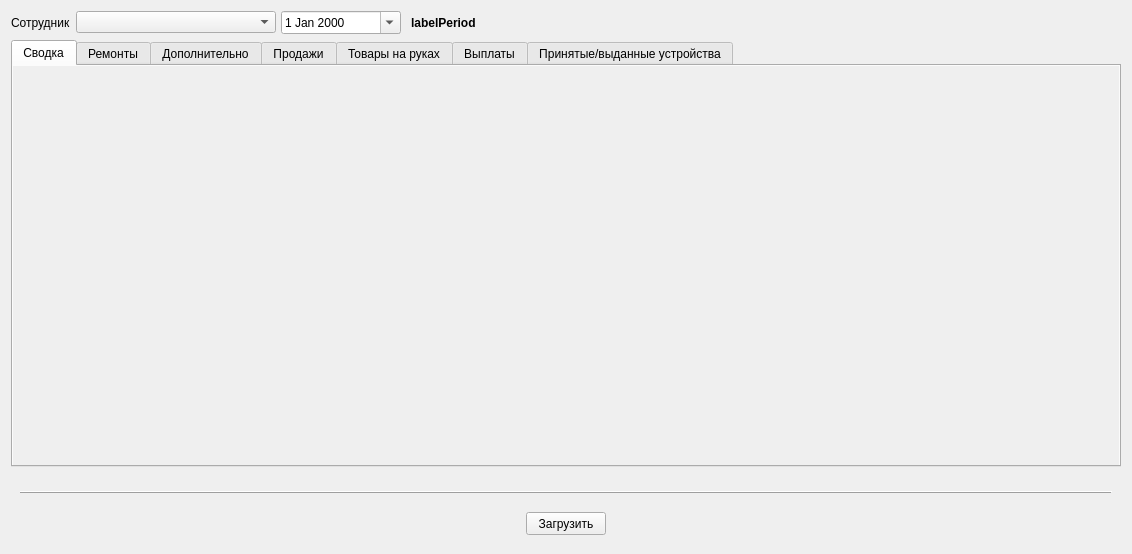
<?xml version="1.0" encoding="UTF-8"?>
<ui version="4.0">
 <class>tabSalary</class>
 <widget class="QWidget" name="tabSalary">
  <property name="geometry">
   <rect>
    <x>0</x>
    <y>0</y>
    <width>1132</width>
    <height>554</height>
   </rect>
  </property>
  <property name="windowTitle">
   <string>Form</string>
  </property>
  <layout class="QGridLayout" name="rootGridLayout" rowstretch="1,0">
   <property name="sizeConstraint">
    <enum>QLayout::SetDefaultConstraint</enum>
   </property>
   <item row="0" column="0">
    <layout class="QGridLayout" name="tabLayout" rowstretch="0,1" columnstretch="0" rowminimumheight="21,0">
     <property name="sizeConstraint">
      <enum>QLayout::SetMaximumSize</enum>
     </property>
     <property name="horizontalSpacing">
      <number>0</number>
     </property>
     <property name="verticalSpacing">
      <number>6</number>
     </property>
     <item row="0" column="0">
      <layout class="QHBoxLayout" name="horizontalLayout">
       <property name="spacing">
        <number>5</number>
       </property>
       <item>
        <widget class="QLabel" name="labelEmpolyee">
         <property name="text">
          <string>Сотрудник</string>
         </property>
        </widget>
       </item>
       <item>
        <widget class="QComboBox" name="comboBoxEmployee">
         <property name="sizePolicy">
          <sizepolicy hsizetype="Minimum" vsizetype="Fixed">
           <horstretch>0</horstretch>
           <verstretch>0</verstretch>
          </sizepolicy>
         </property>
         <property name="minimumSize">
          <size>
           <width>200</width>
           <height>0</height>
          </size>
         </property>
        </widget>
       </item>
       <item>
        <widget class="QDateEdit" name="dateEditPeriod">
         <property name="sizePolicy">
          <sizepolicy hsizetype="Minimum" vsizetype="Fixed">
           <horstretch>0</horstretch>
           <verstretch>0</verstretch>
          </sizepolicy>
         </property>
         <property name="minimumSize">
          <size>
           <width>120</width>
           <height>0</height>
          </size>
         </property>
         <property name="buttonSymbols">
          <enum>QAbstractSpinBox::NoButtons</enum>
         </property>
         <property name="currentSection">
          <enum>QDateTimeEdit::DaySection</enum>
         </property>
         <property name="calendarPopup">
          <bool>true</bool>
         </property>
        </widget>
       </item>
       <item>
        <widget class="QLabel" name="labelPeriod">
         <property name="font">
          <font>
           <pointsize>9</pointsize>
           <weight>75</weight>
           <bold>true</bold>
          </font>
         </property>
         <property name="text">
          <string>labelPeriod</string>
         </property>
         <property name="indent">
          <number>5</number>
         </property>
        </widget>
       </item>
       <item>
        <spacer name="horizontalSpacer">
         <property name="orientation">
          <enum>Qt::Horizontal</enum>
         </property>
         <property name="sizeType">
          <enum>QSizePolicy::MinimumExpanding</enum>
         </property>
         <property name="sizeHint" stdset="0">
          <size>
           <width>40</width>
           <height>20</height>
          </size>
         </property>
        </spacer>
       </item>
      </layout>
     </item>
     <item row="1" column="0">
      <widget class="QTabWidget" name="tabWidget">
       <property name="enabled">
        <bool>true</bool>
       </property>
       <property name="autoFillBackground">
        <bool>true</bool>
       </property>
       <property name="currentIndex">
        <number>0</number>
       </property>
       <widget class="SPageSalarySummary" name="summary">
        <property name="autoFillBackground">
         <bool>true</bool>
        </property>
        <attribute name="title">
         <string>Сводка</string>
        </attribute>
       </widget>
       <widget class="SPageSalaryRepairs" name="repairs">
        <property name="enabled">
         <bool>true</bool>
        </property>
        <property name="autoFillBackground">
         <bool>true</bool>
        </property>
        <attribute name="title">
         <string>Ремонты</string>
        </attribute>
       </widget>
       <widget class="QWidget" name="extra">
        <property name="enabled">
         <bool>true</bool>
        </property>
        <property name="autoFillBackground">
         <bool>true</bool>
        </property>
        <attribute name="title">
         <string>Дополнительно</string>
        </attribute>
       </widget>
       <widget class="SPageSalarySales" name="sales">
        <property name="enabled">
         <bool>true</bool>
        </property>
        <property name="autoFillBackground">
         <bool>true</bool>
        </property>
        <attribute name="title">
         <string>Продажи</string>
        </attribute>
       </widget>
       <widget class="SPageSalaryItems" name="items">
        <property name="enabled">
         <bool>true</bool>
        </property>
        <property name="autoFillBackground">
         <bool>true</bool>
        </property>
        <attribute name="title">
         <string>Товары на руках</string>
        </attribute>
       </widget>
       <widget class="SPageSalaryPayments" name="payments">
        <property name="enabled">
         <bool>true</bool>
        </property>
        <property name="autoFillBackground">
         <bool>true</bool>
        </property>
        <attribute name="title">
         <string>Выплаты</string>
        </attribute>
       </widget>
       <widget class="SPageSalaryReceptedIssued" name="receptedIssued">
        <property name="enabled">
         <bool>true</bool>
        </property>
        <property name="autoFillBackground">
         <bool>true</bool>
        </property>
        <attribute name="title">
         <string>Принятые/выданные устройства</string>
        </attribute>
       </widget>
      </widget>
     </item>
    </layout>
   </item>
   <item row="1" column="0">
    <widget class="QWidget" name="botToolbar" native="true">
     <property name="sizePolicy">
      <sizepolicy hsizetype="Preferred" vsizetype="Preferred">
       <horstretch>0</horstretch>
       <verstretch>0</verstretch>
      </sizepolicy>
     </property>
     <property name="minimumSize">
      <size>
       <width>0</width>
       <height>70</height>
      </size>
     </property>
     <property name="contextMenuPolicy">
      <enum>Qt::NoContextMenu</enum>
     </property>
     <layout class="QGridLayout" name="gridLayout_5" rowstretch="0,0" rowminimumheight="0,23">
      <property name="sizeConstraint">
       <enum>QLayout::SetMaximumSize</enum>
      </property>
      <property name="verticalSpacing">
       <number>15</number>
      </property>
      <item row="0" column="0">
       <widget class="QFrame" name="frame">
        <property name="frameShape">
         <enum>QFrame::HLine</enum>
        </property>
        <property name="frameShadow">
         <enum>QFrame::Raised</enum>
        </property>
       </widget>
      </item>
      <item row="1" column="0">
       <layout class="QGridLayout" name="gridLayout_3" columnstretch="0,1,0,1,0" rowminimumheight="0" columnminimumwidth="250,0,0,0,250">
        <property name="sizeConstraint">
         <enum>QLayout::SetDefaultConstraint</enum>
        </property>
        <item row="0" column="1">
         <spacer name="horizontalSpacer_1">
          <property name="orientation">
           <enum>Qt::Horizontal</enum>
          </property>
          <property name="sizeType">
           <enum>QSizePolicy::MinimumExpanding</enum>
          </property>
          <property name="sizeHint" stdset="0">
           <size>
            <width>70</width>
            <height>20</height>
           </size>
          </property>
         </spacer>
        </item>
        <item row="0" column="3">
         <spacer name="horizontalSpacer_2">
          <property name="orientation">
           <enum>Qt::Horizontal</enum>
          </property>
          <property name="sizeType">
           <enum>QSizePolicy::Expanding</enum>
          </property>
          <property name="sizeHint" stdset="0">
           <size>
            <width>70</width>
            <height>20</height>
           </size>
          </property>
         </spacer>
        </item>
        <item row="0" column="4">
         <layout class="QGridLayout" name="RightGridLayout_2">
          <property name="sizeConstraint">
           <enum>QLayout::SetDefaultConstraint</enum>
          </property>
         </layout>
        </item>
        <item row="0" column="0">
         <layout class="QGridLayout" name="LeftGridLayout_2" columnstretch="0">
          <property name="sizeConstraint">
           <enum>QLayout::SetDefaultConstraint</enum>
          </property>
         </layout>
        </item>
        <item row="0" column="2">
         <layout class="QGridLayout" name="CentralGridLayout_2">
          <property name="sizeConstraint">
           <enum>QLayout::SetDefaultConstraint</enum>
          </property>
          <item row="0" column="0">
           <widget class="QPushButton" name="buttonRefresh">
            <property name="enabled">
             <bool>true</bool>
            </property>
            <property name="sizePolicy">
             <sizepolicy hsizetype="Minimum" vsizetype="Fixed">
              <horstretch>0</horstretch>
              <verstretch>0</verstretch>
             </sizepolicy>
            </property>
            <property name="minimumSize">
             <size>
              <width>0</width>
              <height>23</height>
             </size>
            </property>
            <property name="text">
             <string>Загрузить</string>
            </property>
           </widget>
          </item>
          <item row="0" column="1">
           <widget class="QWidget" name="dummyWidget" native="true">
            <property name="sizePolicy">
             <sizepolicy hsizetype="Preferred" vsizetype="Preferred">
              <horstretch>0</horstretch>
              <verstretch>0</verstretch>
             </sizepolicy>
            </property>
            <property name="minimumSize">
             <size>
              <width>1</width>
              <height>0</height>
             </size>
            </property>
            <property name="maximumSize">
             <size>
              <width>16777215</width>
              <height>22</height>
             </size>
            </property>
           </widget>
          </item>
         </layout>
        </item>
       </layout>
      </item>
     </layout>
    </widget>
   </item>
  </layout>
 </widget>
 <customwidgets>
  <customwidget>
   <class>SPageSalarySummary</class>
   <extends>QWidget</extends>
   <header>widgets/salarytabwidgets/spagesalarysummary.h</header>
   <container>1</container>
  </customwidget>
  <customwidget>
   <class>SPageSalaryRepairs</class>
   <extends>QWidget</extends>
   <header>widgets/salarytabwidgets/spagesalaryrepairs.h</header>
   <container>1</container>
  </customwidget>
  <customwidget>
   <class>SPageSalaryReceptedIssued</class>
   <extends>QWidget</extends>
   <header>widgets/salarytabwidgets/spagesalaryreceptedissued.h</header>
   <container>1</container>
  </customwidget>
  <customwidget>
   <class>SPageSalaryPayments</class>
   <extends>QWidget</extends>
   <header>widgets/salarytabwidgets/spagesalarypayments.h</header>
   <container>1</container>
  </customwidget>
  <customwidget>
   <class>SPageSalarySales</class>
   <extends>QWidget</extends>
   <header>widgets/salarytabwidgets/spagesalarysales.h</header>
   <container>1</container>
  </customwidget>
  <customwidget>
   <class>SPageSalaryItems</class>
   <extends>QWidget</extends>
   <header>widgets/salarytabwidgets/spagesalaryitems.h</header>
   <container>1</container>
  </customwidget>
 </customwidgets>
 <resources/>
 <connections>
  <connection>
   <sender>buttonRefresh</sender>
   <signal>pressed()</signal>
   <receiver>tabSalary</receiver>
   <slot>loadButtonPressed()</slot>
   <hints>
    <hint type="sourcelabel">
     <x>567</x>
     <y>520</y>
    </hint>
    <hint type="destinationlabel">
     <x>568</x>
     <y>549</y>
    </hint>
   </hints>
  </connection>
  <connection>
   <sender>dateEditPeriod</sender>
   <signal>dateChanged(QDate)</signal>
   <receiver>tabSalary</receiver>
   <slot>periodDateChanged(QDate)</slot>
   <hints>
    <hint type="sourcelabel">
     <x>328</x>
     <y>21</y>
    </hint>
    <hint type="destinationlabel">
     <x>427</x>
     <y>3</y>
    </hint>
   </hints>
  </connection>
 </connections>
 <slots>
  <slot>loadButtonPressed()</slot>
  <slot>periodDateChanged(QDate)</slot>
 </slots>
</ui>
